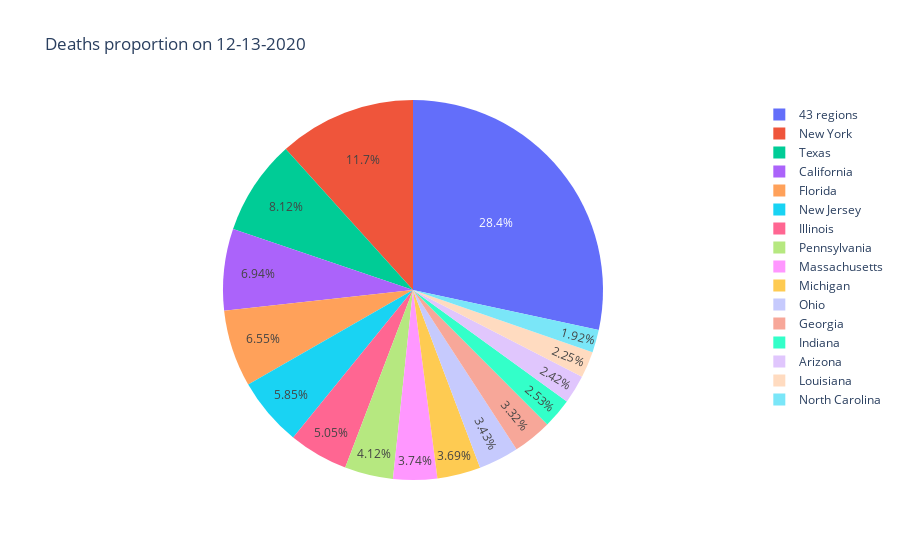

Source (notebook cell):
### Code cell
def plotpie(date,feature):
    df = pd.read_csv(date+'.csv')
    df = df.loc[:,['Province_State',feature]]
    df.sort_values(feature,inplace=True,ascending=False,ignore_index=False)
    df.reset_index(drop=True, inplace=True)
    data = df.loc[0:14,feature].tolist()
    data.append(sum(df.loc[15:57,feature]))
    sn = df.loc[0:14,'Province_State'].tolist()
    sn.append('43 regions')
    df_new = pd.DataFrame(data,columns=[feature])
    df_new.insert(df_new.shape[1], 'Province_State', sn)
#df_new
    fig = px.pie(df_new, values=feature, names='Province_State', title=feature +' proportion on '+ date)
    fig.show()
    return 0
#fig = px.pie(df, values='Confirmed', names='Province_State', title='Confirmed proportion on 01-03-2021')
#fig.show()
plotpie('12-13-2020','Deaths')

### Figure 1 — Plotly figure (JSON) as saved in the notebook; plotly's stock layout.template omitted (floating-point values rounded to 4 significant figures)
{"data": [{"domain": {"x": [0, 1], "y": [0, 1]}, "hovertemplate": "Province_State=%{label}<br>Deaths=%{value}<extra></extra>", "labels": ["New York", "Texas", "California", "Florida", "New Jersey", "Illinois", "Pennsylvania", "Massachusetts", "Michigan", "Ohio", "Georgia", "Indiana", "Arizona", "Louisiana", "North Carolina", "43 regions"], "legendgroup": "", "name": "", "showlegend": true, "type": "pie", "values": [35453, 24637, 21063, 19866, 17751, 15339, 12514, 11349, 11195, 10399, 10076, 7689, 7357, 6818, 5823, 86136]}], "layout": {"legend": {"tracegroupgap": 0}, "title": {"text": "Deaths proportion on 12-13-2020"}}}
